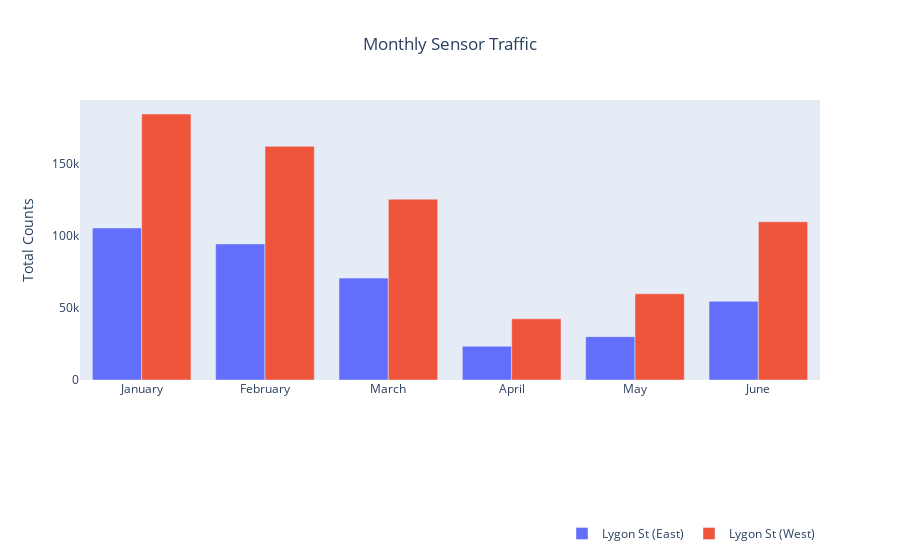

Here is the notebook cell this chart was saved with:
### Markdown cell above
### Visualising aggregate pedestrian traffic

To start with, we take our existing month bar chart, and polish it up a little, adding the ability to compare different sensors.

### Code cell
def plot_month_counts(
    df, split_sensors=False, title="Monthly Sensor Traffic", **kwargs
):
    """Make a bar plot of monthly counts"""
    if split_sensors:
        group_cols = ["Month", "Sensor_Name"]
        color = "Sensor_Name"
    else:
        group_cols = ["Month"]
        color = None
    month_df = df.groupby(group_cols)["Hourly_Counts"].sum().reset_index()
    month_df["month_num"] = pd.to_datetime(month_df.Month, format="%B").dt.month
    figure = px.bar(
        month_df.sort_values(by="month_num"),
        x="Month",
        y="Hourly_Counts",
        barmode="group",
        color=color,
        title=title,
        **kwargs,
    )
    figure.update_layout(
        title_x=0.5,
        yaxis_title="Total Counts",
        yaxis_showgrid=False,
        yaxis_zeroline=False,
        xaxis_title=None,
        legend=dict(
            title_text="",
            orientation="h",
            yanchor="bottom",
            y=-0.6,
            xanchor="right",
            x=1,
        ),
    )
    return figure


plot_month_counts(lygon_2020_df, split_sensors=True)

### Figure 1 — Plotly figure (JSON) as saved in the notebook; plotly's stock layout.template omitted (floating-point values rounded to 4 significant figures)
{"data": [{"alignmentgroup": "True", "hovertemplate": "Sensor_Name=Lygon St (East)<br>Month=%{x}<br>Hourly_Counts=%{y}<extra></extra>", "legendgroup": "Lygon St (East)", "marker": {"color": "#636efa"}, "name": "Lygon St (East)", "offsetgroup": "Lygon St (East)", "orientation": "v", "showlegend": true, "textposition": "auto", "type": "bar", "x": ["January", "February", "March", "April", "May", "June"], "xaxis": "x", "y": [105248, 94214, 70558, 23406, 30019, 54442], "yaxis": "y"}, {"alignmentgroup": "True", "hovertemplate": "Sensor_Name=Lygon St (West)<br>Month=%{x}<br>Hourly_Counts=%{y}<extra></extra>", "legendgroup": "Lygon St (West)", "marker": {"color": "#EF553B"}, "name": "Lygon St (West)", "offsetgroup": "Lygon St (West)", "orientation": "v", "showlegend": true, "textposition": "auto", "type": "bar", "x": ["January", "February", "March", "April", "May", "June"], "xaxis": "x", "y": [184163, 161819, 125182, 42345, 59672, 109561], "yaxis": "y"}], "layout": {"autosize": true, "barmode": "group", "legend": {"orientation": "h", "title": {"text": ""}, "tracegroupgap": 0, "x": 1, "xanchor": "right", "y": -0.6, "yanchor": "bottom"}, "title": {"text": "Monthly Sensor Traffic", "x": 0.5}, "xaxis": {"anchor": "y", "autorange": true, "domain": [0, 1], "range": [-0.5, 5.5], "title": {}, "type": "category"}, "yaxis": {"anchor": "x", "autorange": true, "domain": [0, 1], "range": [0, 193900.0], "showgrid": false, "title": {"text": "Total Counts"}, "type": "linear", "zeroline": false}}}
